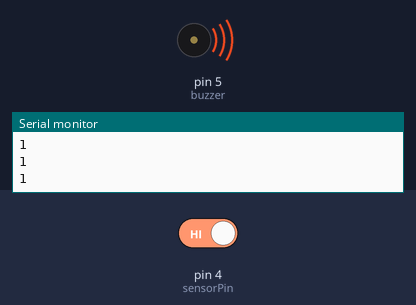
A sketch run on a simulated Arduino Uno, built with avr-gcc and run on an emulated ATmega328P. On the bench: buzzer (waves = sounding, pin HIGH), the last lines printed to the serial monitor. The inputs (shaded band) are chosen by the test bench; at power-on: pin 4 (sensorPin) HIGH.

Above: at 2.8 s.
2.9 s: pin 4 (sensorPin) driven LOW
At 4.2 s:
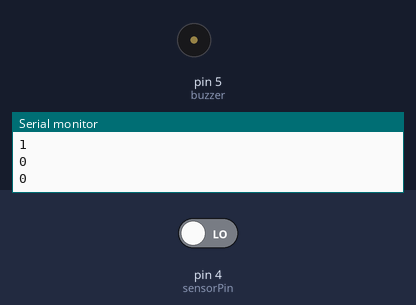
4.5 s: pin 4 (sensorPin) driven HIGH
At 5.7 s:
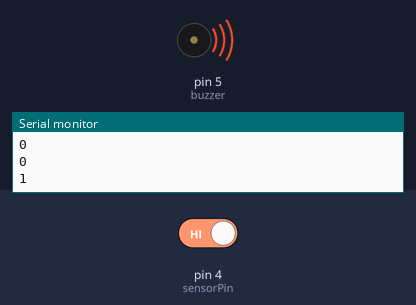
Timing chart, 0 to 7.5 s (numbered marks = the images above; inputs shaded):
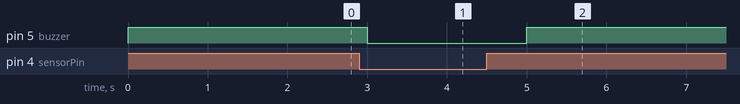

Measured:
- after the input at 2.9 s, pin 5 (buzzer): HIGH → LOW after 0.10 s
- after the input at 4.5 s, pin 5 (buzzer): LOW → HIGH after 0.50 s

The sketch:

InfraredSensor.ino
```cpp
int sensorPin = 4;
int buzzer =5;
int sensorValue = 0;
void setup() {
  // put your setup code here, to run once:
  pinMode(buzzer, OUTPUT);
  pinMode(sensorPin, INPUT);
  Serial.begin(9600);

}

void loop() {
  // put your main code here, to run repeatedly:
  sensorValue = digitalRead(sensorPin);
  digitalWrite(buzzer, HIGH);
  Serial.println(sensorValue);
  if(sensorValue == LOW)
  {
    digitalWrite(buzzer, LOW);
  }
  else
  {
    digitalWrite(buzzer, HIGH);
  }
  delay(1000);

}
```
